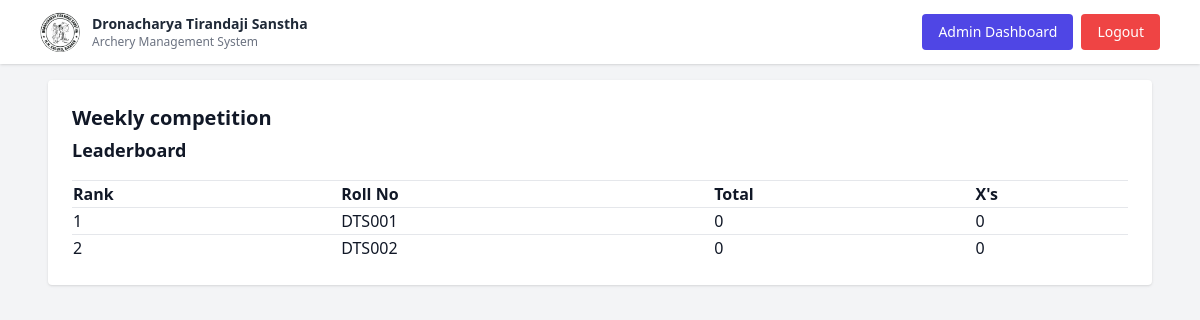
Page /admin/competition/3/leaderboard (signed in) on the committed database.
### models.py (models this page shows)
class Competition(db.Model):
    __tablename__ = 'competitions'
    id = db.Column(db.Integer, primary_key=True)
    name = db.Column(db.String(200))
    bow_type = db.Column(db.String(50))
    age_group = db.Column(db.String(80))
    gender = db.Column(db.String(20))
    target_distance = db.Column(db.String(50))
    target_serial = db.Column(db.String(20))
    num_students = db.Column(db.Integer)
    created_at = db.Column(db.DateTime, default=datetime.utcnow)
    score_entries = db.relationship('ScoreEntry', back_populates='competition', passive_deletes=True)

class ScoreEntry(db.Model):
    __tablename__ = 'scores'
    id = db.Column(db.Integer, primary_key=True)
    competition_id = db.Column(db.Integer, db.ForeignKey('competitions.id', ondelete='SET NULL'), nullable=True)
    user_id = db.Column(db.Integer, db.ForeignKey('users.id'), nullable=True)
    roll_no = db.Column(db.String(20))
    target_distance = db.Column(db.String(50))
    target_serial = db.Column(db.String(20))
    competition_name = db.Column(db.String(200), nullable=True)
    sets = db.Column(db.Text) # JSON string like '[10,9,8,...]'
    xs = db.Column(db.Integer, default=0)
    total = db.Column(db.Integer, default=0)
    competition = db.relationship('Competition', back_populates='score_entries')
    user = db.relationship('User', back_populates='scores')

### app.py (the view)
@app.route('/admin/competition/<int:comp_id>/leaderboard')
def admin_leaderboard(comp_id):
    if not session.get('is_admin'):
        return redirect(url_for('login'))
    comp = Competition.query.get_or_404(comp_id)
    entries = sorted(comp.score_entries, key=lambda e: ((e.total or 0), (e.xs or 0)), reverse=True)
    return render_template('admin_leaderboard.html', comp=comp, entries=entries)

### app.py (called while the page is built)
@app.context_processor
def inject_current_user():
    user = None
    if session.get('user_id'):
        user = User.query.get(session['user_id'])
    return dict(current_user=user)

### templates/admin_leaderboard.html (shortened to what this page needs)
{% extends 'base.html' %}
{% block content %}
<div class="bg-white p-6 rounded shadow">
  <h1 class="text-xl font-bold text-center sm:text-left mb-1">
      {{ comp.name }}
  </h1>
  <h2 class="text-lg font-semibold text-center sm:text-left mb-4">
      Leaderboard
  </h2>
  <table class="hidden sm:table w-full text-left">
    <thead>
      <tr class="border-t"><th>Rank</th><th>Roll No</th><th>Total</th><th>X's</th></tr>
    </thead>
    <tbody>
      {% for entry in entries %}
      <tr class="border-t">
        <td>{{ loop.index }}</td>
        <td>{{ entry.roll_no }}</td>
        <td>{{ entry.total }}</td>
        <td>{{ entry.xs }}</td>
      </tr>
      {% endfor %}
    </tbody>
  </table>
</div>
{% endblock %}

### rows in the picture
Competition: name "Weekly competition"
ScoreEntry: roll_no "DTS001", total "0", xs "0"
ScoreEntry: roll_no "DTS002", total "0", xs "0"
